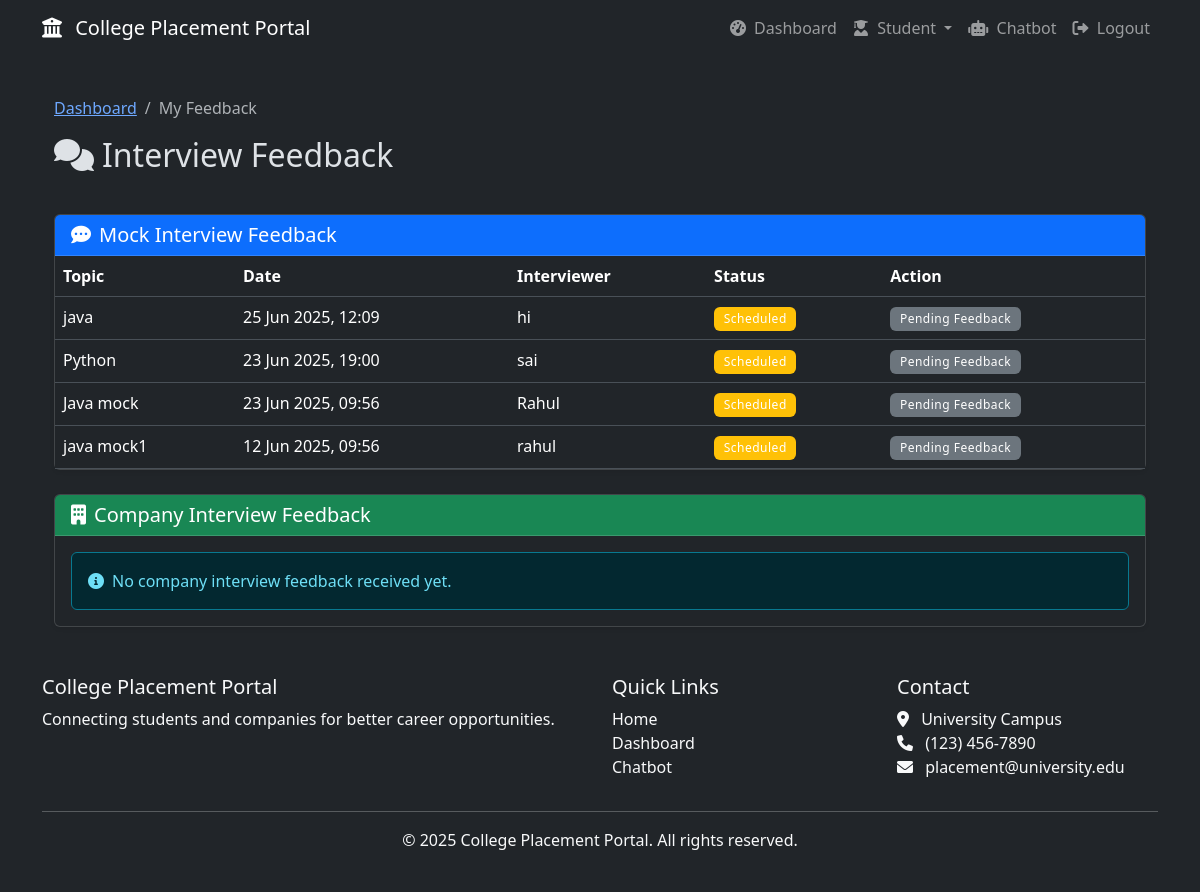
/student/feedback (signed in), run on the app's committed database.
### models.py (models this page shows, shortened)
class MockInterview(db.Model):
    id = db.Column(db.Integer, primary_key=True)
    student_id = db.Column(db.Integer, db.ForeignKey('student_profile.id'), nullable=False)
    scheduled_by = db.Column(db.Integer, db.ForeignKey('user.id'), nullable=False)
    interviewer = db.Column(db.String(100), nullable=False)
    scheduled_date = db.Column(db.DateTime, nullable=False)
    topic = db.Column(db.String(100), nullable=False)
    status = db.Column(db.String(20), default='scheduled', nullable=False)
    feedback = db.Column(db.Text, nullable=True)
    created_at = db.Column(db.DateTime, default=datetime.utcnow)
    cdc_user = db.relationship('User', foreign_keys=[scheduled_by])

### routes.py (the view)
@bp.route('/student/feedback')
@login_required
def student_feedback():
    if not current_user.is_student():
        flash('Access denied.', 'danger')
        return redirect(url_for('routes.dashboard'))
    mock_interviews = MockInterview.query.filter_by(
        student_id=current_user.student_profile.id
    ).order_by(MockInterview.scheduled_date.desc()).all()
    applications = Application.query.filter_by(
        student_id=current_user.student_profile.id
    ).all()
    interview_feedbacks = []
    for app in applications:
        feedbacks = InterviewFeedback.query.filter_by(application_id=app.id).all()
        interview_feedbacks.extend(feedbacks)
    return render_template('student/feedback.html',
                         mock_interviews=mock_interviews,
                         interview_feedbacks=interview_feedbacks)

### models.py (called while the page is built)
    def is_student(self):
        return self.role == ROLE_STUDENT

### templates/student/feedback.html (shortened to what this page needs)
{% extends "base.html" %}
{% block content %}
<div class="container">
    <div class="row mb-4">
        <div class="col-12">
            <nav aria-label="breadcrumb">
                <ol class="breadcrumb">
                    <li class="breadcrumb-item"><a href="{{ url_for('routes.dashboard') }}">Dashboard</a></li>
                    <li class="breadcrumb-item active" aria-current="page">My Feedback</li>
                </ol>
            </nav>
            <h2 class="mb-3"><i class="fas fa-comments me-2"></i>Interview Feedback</h2>
        </div>
    </div>
    <div class="row mb-4">
        <div class="col-12">
            <div class="card shadow-sm">
                <div class="card-header bg-primary text-white">
                    <h5 class="mb-0"><i class="fas fa-comment-dots me-2"></i>Mock Interview Feedback</h5>
                </div>
                {% if mock_interviews %}
                    <div class="card-body p-0">
                        <div class="table-responsive">
                            <table class="table table-hover mb-0">
                                <thead>
                                    <tr>
                                        <th>Topic</th>
                                        <th>Date</th>
                                        <th>Interviewer</th>
                                        <th>Status</th>
                                        <th>Action</th>
                                    </tr>
                                </thead>
                                <tbody>
                                    {% for mock in mock_interviews %}
                                        <tr>
                                            <td>{{ mock.topic }}</td>
                                            <td>{{ mock.scheduled_date.strftime('%d %b %Y, %H:%M') }}</td>
                                            <td>{{ mock.interviewer }}</td>
                                            <td>
                                                {% if mock.status == 'scheduled' %}
                                                    <span class="badge bg-warning">Scheduled</span>
                                                {% elif mock.status == 'completed' %}
                                                    <span class="badge bg-success">Completed</span>
                                                {% else %}
                                                    <span class="badge bg-secondary">{{ mock.status }}</span>
                                                {% endif %}
                                            </td>
                                            <td>
                                                {% if mock.feedback %}
                                                    <button type="button" class="btn btn-sm btn-info" data-bs-toggle="modal" data-bs-target="#mockFeedback{{ mock.id }}">
                                                        <i class="fas fa-eye me-1"></i> View Feedback
                                                    </button>
                                                    <div class="modal fade" id="mockFeedback{{ mock.id }}" tabindex="-1" aria-labelledby="mockFeedbackLabel{{ mock.id }}" aria-hidden="true">
                                                        <div class="modal-dialog modal-lg">
                                                            <div class="modal-content">
                                                                <div class="modal-header bg-info text-white">
                                                                    <h5 class="modal-title" id="mockFeedbackLabel{{ mock.id }}">
                                                                        Mock Interview Feedback: {{ mock.topic }}
                                                                    </h5>
                                                                    <button type="button" class="btn-close" data-bs-dismiss="modal" aria-label="Close"></button>
                                                                </div>
                                                                <div class="modal-body">
                                                                    <div class="mb-3">
                                                                        <h6>Interviewer</h6>
                                                                        <p>{{ mock.interviewer }}</p>
                                                                    </div>
                                                                    <div class="mb-3">
                                                                        <h6>Date</h6>
                                                                        <p>{{ mock.scheduled_date.strftime('%d %b %Y, %H:%M') }}</p>
                                                                    </div>
                                                                    <div class="mb-3">
                                                                        <h6>Feedback</h6>
                                                                        <div class="card bg-light">
                                                                            <div class="card-body">
                                                                                {{ mock.feedback|replace('\n', '<br>')|safe }}
                                                                            </div>
                                                                        </div>
                                                                    </div>
                                                                </div>
                                                                <div class="modal-footer">
                                                                    <button type="button" class="btn btn-secondary" data-bs-dismiss="modal">Close</button>
                                                                </div>
                                                            </div>
                                                        </div>
                                                    </div>
                                                {% else %}
                                                    <span class="badge bg-secondary">Pending Feedback</span>
                                                {% endif %}
                                            </td>
                                        </tr>
                                    {% endfor %}
                                </tbody>
                            </table>
                        </div>
                    </div>
                {% else %}
                    <div class="card-body">
                        <div class="alert alert-info mb-0">
                            <i class="fas fa-info-circle me-2"></i>No mock interviews scheduled yet.
                        </div>
                    </div>
                {% endif %}
            </div>
        </div>
    </div>
    <div class="row">
        <div class="col-12">
            <div class="card shadow-sm">
                <div class="card-header bg-success text-white">
                    <h5 class="mb-0"><i class="fas fa-building me-2"></i>Company Interview Feedback</h5>
                </div>
                {% if interview_feedbacks %}
                    <div class="card-body">
                        {% for feedback in interview_feedbacks %}
                            <div class="card mb-3">
                                <div class="card-header">
                                    <div class="d-flex justify-content-between align-items-center">
                                        <h5 class="mb-0">{{ feedback.company }} - {{ feedback.position }}</h5>
                                        <span class="badge bg-primary">Round: {{ feedback.round }}</span>
                                    </div>
                                </div>
                                <div class="card-body">
                                    <div class="mb-3">
                                        <h6 class="card-subtitle mb-2 text-muted">
                                            Interviewer: {{ feedback.interviewer }}
                                        </h6>
                                        <p class="text-muted small">
                                            Date: {{ feedback.date.strftime('%d %b %Y') }}
                                        </p>
                                    </div>
                                    <div class="mb-3">
                                        <h6>Rating</h6>
                                        <div class="progress" style="height: 20px;">
                                            <div class="progress-bar
                                                {% if feedback.rating >= 8 %}bg-success
                                                {% elif feedback.rating >= 6 %}bg-info
                                                {% elif feedback.rating >= 4 %}bg-warning
                                                {% else %}bg-danger{% endif %}"
                                                role="progressbar"
                                                style="width: {{ feedback.rating * 10 }}%;"
                                                aria-valuenow="{{ feedback.rating }}"
                                                aria-valuemin="0"
                                                aria-valuemax="10">
                                                {{ feedback.rating }}/10
                                            </div>
                                        </div>
                                    </div>
                                    <div>
                                        <h6>Feedback</h6>
                                        <div class="card bg-light">
                                            <div class="card-body">
                                                {{ feedback.feedback|replace('\n', '<br>')|safe }}
                                            </div>
                                        </div>
                                    </div>
                                </div>
                            </div>
                        {% endfor %}
                    </div>
                {% else %}
                    <div class="card-body">
                        <div class="alert alert-info mb-0">
                            <i class="fas fa-info-circle me-2"></i>No company interview feedback received yet.
                        </div>
                    </div>
                {% endif %}
            </div>
        </div>
    </div>
</div>
{% endblock %}

### static/css/custom.css (style rules this page uses)
.card.shadow-sm { transition: transform 0.3s ease, box-shadow 0.3s ease; }
.badge { font-weight: 500; letter-spacing: 0.5px; padding: 0.5em 0.8em; }

### data on the page
MockInterview: topic "java", scheduled_date "25 Jun 2025, 12:09", interviewer "hi", status "Scheduled", shows "Pending Feedback"
MockInterview: topic "Python", scheduled_date "23 Jun 2025, 19:00", interviewer "sai", status "Scheduled", shows "Pending Feedback"
MockInterview: topic "Java mock", scheduled_date "23 Jun 2025, 09:56", interviewer "Rahul", status "Scheduled", shows "Pending Feedback"
MockInterview: topic "java mock1", scheduled_date "12 Jun 2025, 09:56", interviewer "rahul", status "Scheduled", shows "Pending Feedback"
